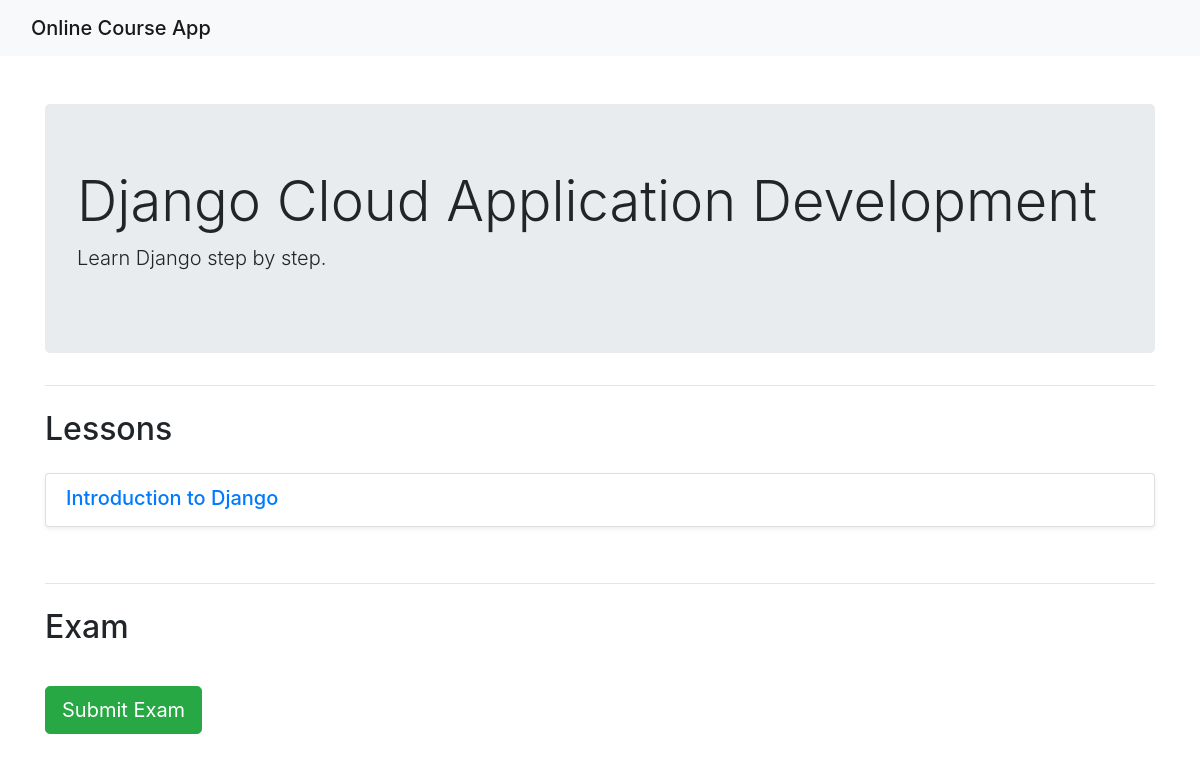
Page /onlinecourse/1/ on the earlier database version.
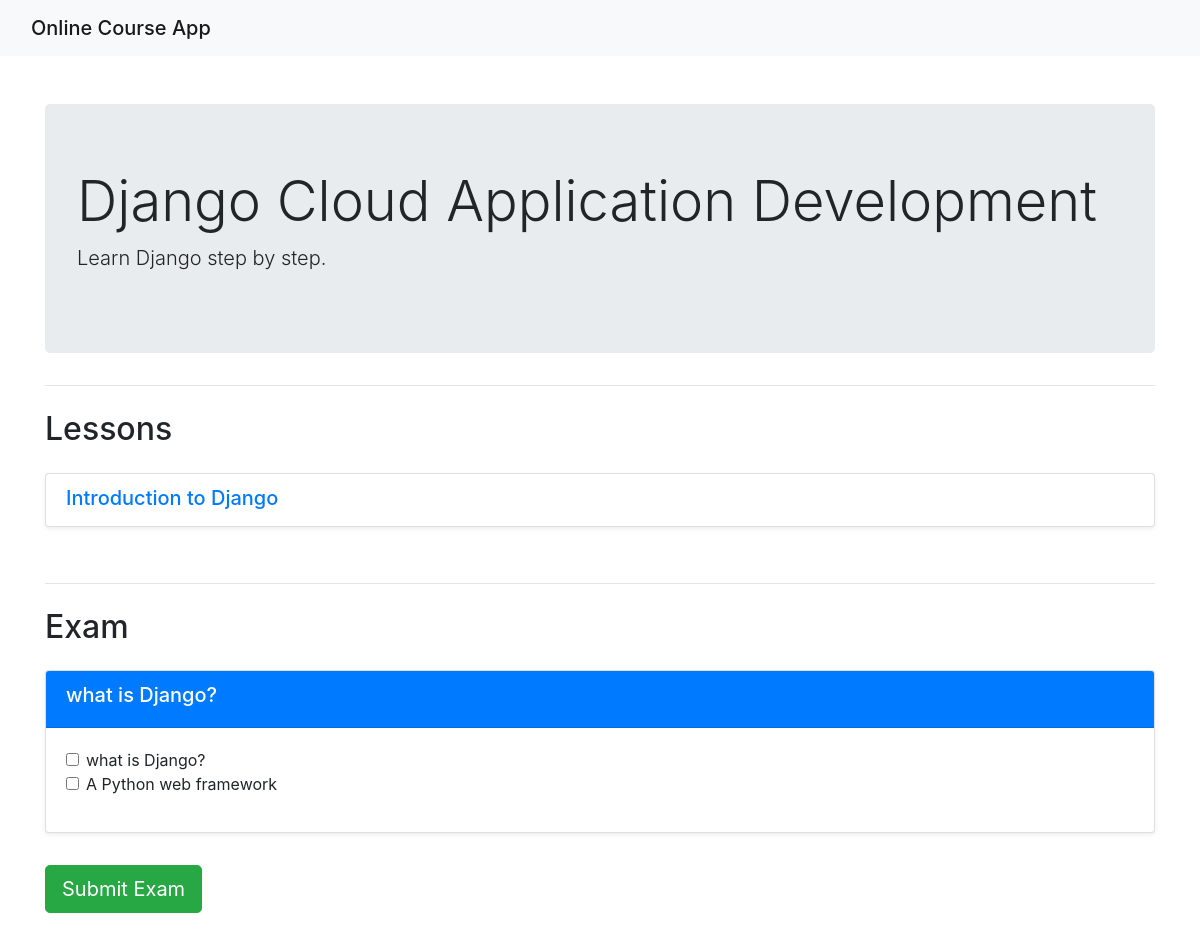
Same page on the later database version.
### onlinecourse/models.py (models this page shows, shortened)
class Course(models.Model):
    name = models.CharField(max_length=30, null=False, default='online course')
    description = models.CharField(max_length=1000)

class Lesson(models.Model):
    title = models.CharField(max_length=200, default="lesson")
    course = models.ForeignKey(Course, on_delete=models.CASCADE)

class Question(models.Model):
    lesson = models.ForeignKey(Lesson, on_delete=models.CASCADE)
    question_text = models.CharField(max_length=200)
    grade = models.IntegerField(default=5)

class Choice(models.Model):
    question = models.ForeignKey(Question, on_delete=models.CASCADE)
    choice_text = models.CharField(max_length=200)
    is_correct = models.BooleanField(default=False)

### onlinecourse/views.py (the view)
# urls.py: path('<int:course_id>/', views.course_details, name='course_details'),
def course_details(request, course_id):
    course = get_object_or_404(Course, pk=course_id)
    return render(request, 'onlinecourse/course_details_bootstrap.html', {'course': course})

### onlinecourse/templates/onlinecourse/course_details_bootstrap.html (shortened to what this page needs)
<!DOCTYPE html>
<html lang="en">
<head>
    <link rel="stylesheet" href="https://stackpath.bootstrapcdn.com/bootstrap/4.3.1/css/bootstrap.min.css">
</head>
<body>
    <nav class="navbar navbar-light bg-light">
        <div class="container-fluid">
            <span class="navbar-brand mb-0 h1">Online Course App</span>
        </div>
    </nav>
    <div class="container mt-5 mb-5">
        <div class="jumbotron">
            <h1 class="display-4">{{ course.name }}</h1>
            <p class="lead">{{ course.description }}</p>
        </div>
        <hr class="my-4">
        <h2 class="mb-4">Lessons</h2>
        <div class="list-group mb-5">
            {% for lesson in course.lesson_set.all %}
                <div class="list-group-item list-group-item-action flex-column align-items-start mb-2 shadow-sm">
                    <h5 class="mb-1 text-primary">{{ lesson.title }}</h5>
                </div>
            {% empty %}
                <p class="text-muted">No lessons available.</p>
            {% endfor %}
        </div>
        <hr class="my-4">
        <h2 class="mb-4">Exam</h2>
        <form action="{% url 'onlinecourse:submit' course.id %}" method="post">
            {% for question in course.question_set.all %}
                <div class="card mb-3 shadow-sm">
                    <div class="card-header bg-primary text-white">
                        <h5>{{ question.question_text }}</h5>
                    </div>
                    <div class="card-body">
                        <div class="form-group">
                            {% for choice in question.choice_set.all %}
                                <div class="form-check">
                                    <input class="form-check-input" type="checkbox" name="choice" id="choice_{{ choice.id }}" value="{{ choice.id }}">
                                    <label class="form-check-label" for="choice_{{ choice.id }}">
                                        {{ choice.choice_text }}
                                    </label>
                                </div>
                            {% endfor %}
                        </div>
                    </div>
                </div>
            {% empty %}
                {% for lesson in course.lesson_set.all %}
                    {% for question in lesson.question_set.all %}
                        <div class="card mb-3 shadow-sm">
                            <div class="card-header bg-primary text-white">
                                <h5>{{ question.question_text }}</h5>
                            </div>
                            <div class="card-body">
                                <div class="form-group">
                                    {% for choice in question.choice_set.all %}
                                        <div class="form-check">
                                            <input class="form-check-input" type="checkbox" name="choice" id="choice_{{ choice.id }}" value="{{ choice.id }}">
                                            <label class="form-check-label" for="choice_{{ choice.id }}">
                                                {{ choice.choice_text }}
                                            </label>
                                        </div>
                                    {% endfor %}
                                </div>
                            </div>
                        </div>
                    {% endfor %}
                {% endfor %}
            {% endfor %}
            <button type="submit" class="btn btn-success btn-lg mt-3">Submit Exam</button>
        </form>
    </div>
</body>
</html>

Differences in the rows shown:
added Question: question_text "what is Django?"
added Choice: choice_text "what is Django?"
added Choice: choice_text "A Python web framework"
